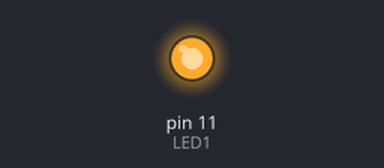
A sketch run on a simulated Arduino Uno, built with avr-gcc and run on an emulated ATmega328P. On the bench: output pins drawn as LEDs (lit = HIGH).

Above: at 0.1 s.
Timing chart, 0 to 1.6 s (numbered marks = the images above):
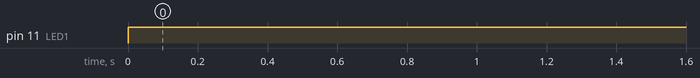

The sketch:

Sequential_blinking.ino
```cpp
/* A simple program to sequentially turn on and turn off 3 LEDs */

int LED1 = 11;

void setup() {
   pinMode(LED1, OUTPUT);

}


void loop() {
  digitalWrite(LED1, HIGH);    // turn on LED1
  delay(3000);                  // wait for 200ms
                  // wait for 300ms before running program all over again

}
```

Measured:
- by itself, pin 11 (LED1): LOW → HIGH at 0.00 s
